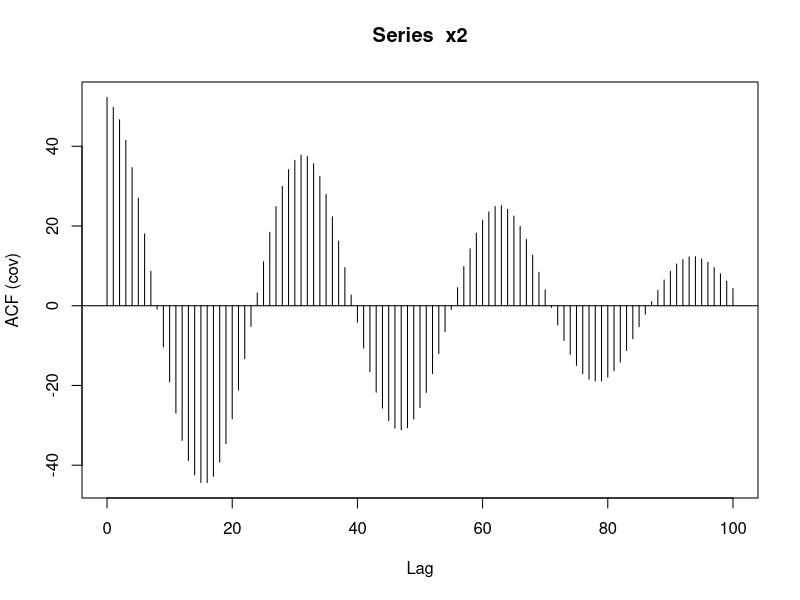
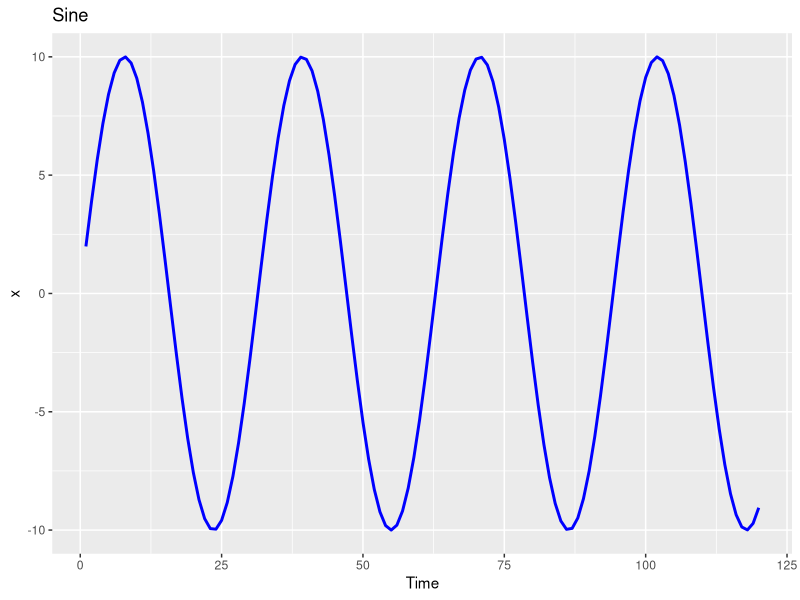
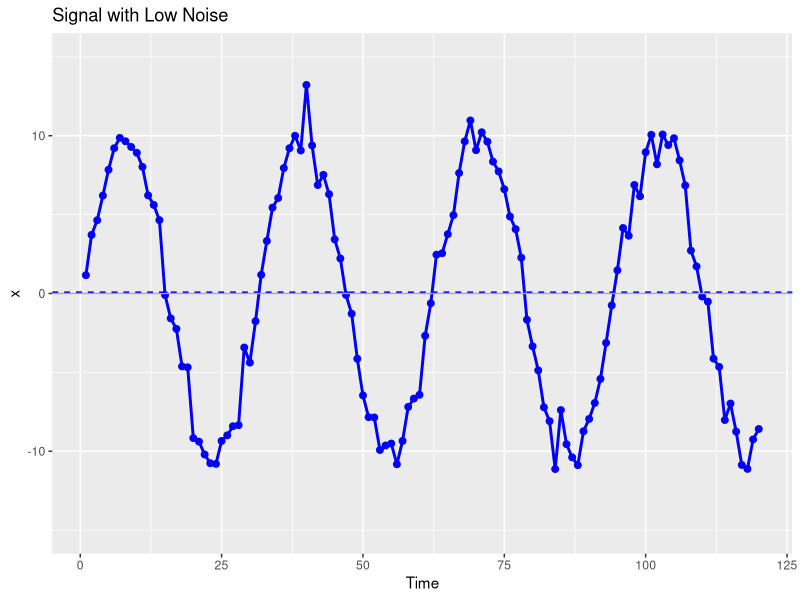
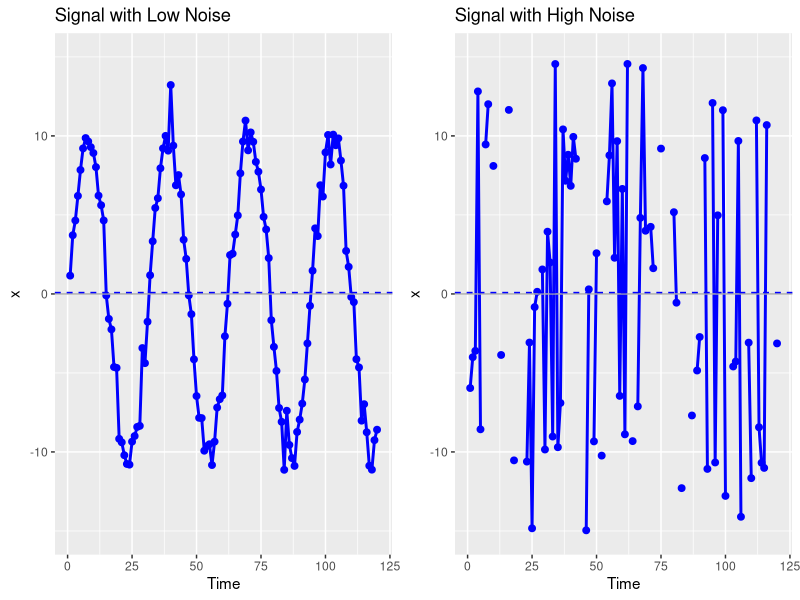

Source code (R) for these figures, in order:
## ---- chunk 1
knitr::opts_chunk$set(echo = TRUE)
library(ggplot2)
library(cowplot)
## ---- chunk 2
s2 <- 10*sin(1:120/5)
x2 <- ts(s2 + rnorm(120))
acf(x2, lag.max = 100, type = "covariance")
## ---- chunk 3
10 / 1
## ---- chunk 4
s <- 10*sin(1:120/5)
swd <- data.frame("Time" = 1:120, "x" = s)

ggplot(swd, aes(x = Time, y = x)) + 
  geom_line(size = 1, color = "blue") +
  ggtitle("Sine")

s <- 10*sin(1:120/5)

sw <- ts(s + rnorm(120))
swd <- data.frame("Time" = 1:120, "x" = sw)

low_noise <- ggplot(swd, aes(x = Time, y = x)) + 
  geom_line(size = 1, color = "blue") +
  geom_point(shape = 19, size = 2, fill = "white", color = "blue") +
  geom_hline(yintercept = 0,
             color = "darkgrey") +
  geom_hline(yintercept = mean(swd$x),
             linetype="dashed", 
             color = "blue") +
  scale_y_continuous(
    limits = c(-15, 15)
  ) +
  ggtitle("Signal with Low Noise")

low_noise
## ---- chunk 5
sw2 <- ts(s + rnorm(120, 0, 16))
swd2 <- data.frame("Time" = 1:120, "x" = sw2)

high_noise <- ggplot(swd2, aes(x = Time, y = x)) + 
  geom_line(size = 1, color = "blue") +
  geom_point(shape = 19, size = 2, fill = "white", color = "blue") +
  geom_hline(yintercept = 0,
             color = "darkgrey") +
  geom_hline(yintercept = mean(swd$x),
             linetype="dashed", 
             color = "blue") +
  scale_y_continuous(
    limits = c(-15, 15)
  ) +
  ggtitle("Signal with High Noise")

plot_grid(low_noise, high_noise)
## ---- chunk 6
10 / 16
